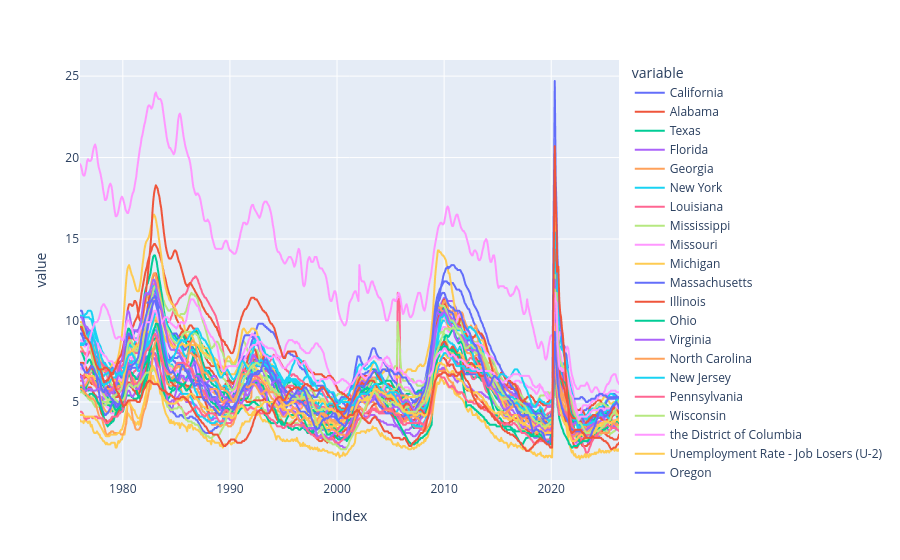

Here is the notebook cell this chart was saved with:
### Code cell
fig = px.line(uemp_states)
fig

### Figure 1 — Plotly figure (JSON) as saved in the notebook; plotly's stock layout.template omitted (floating-point values rounded to 4 significant figures; data arrays with more than 128 entries replaced by an {"elided": "..."} marker saying what was removed)
{"data": [{"hovertemplate": "variable=California<br>index=%{x}<br>value=%{y}<extra></extra>", "legendgroup": "California", "line": {"color": "#636efa", "dash": "solid"}, "marker": {"symbol": "circle"}, "mode": "lines", "name": "California", "showlegend": true, "type": "scattergl", "x": {"elided": "602 str values"}, "xaxis": "x", "y": {"elided": "602 float values"}, "yaxis": "y"}, {"hovertemplate": "variable=Alabama<br>index=%{x}<br>value=%{y}<extra></extra>", "legendgroup": "Alabama", "line": {"color": "#EF553B", "dash": "solid"}, "marker": {"symbol": "circle"}, "mode": "lines", "name": "Alabama", "showlegend": true, "type": "scattergl", "x": {"elided": "602 str values"}, "xaxis": "x", "y": {"elided": "602 float values"}, "yaxis": "y"}, {"hovertemplate": "variable=Texas<br>index=%{x}<br>value=%{y}<extra></extra>", "legendgroup": "Texas", "line": {"color": "#00cc96", "dash": "solid"}, "marker": {"symbol": "circle"}, "mode": "lines", "name": "Texas", "showlegend": true, "type": "scattergl", "x": {"elided": "602 str values"}, "xaxis": "x", "y": {"elided": "602 float values"}, "yaxis": "y"}, {"hovertemplate": "variable=Florida<br>index=%{x}<br>value=%{y}<extra></extra>", "legendgroup": "Florida", "line": {"color": "#ab63fa", "dash": "solid"}, "marker": {"symbol": "circle"}, "mode": "lines", "name": "Florida", "showlegend": true, "type": "scattergl", "x": {"elided": "602 str values"}, "xaxis": "x", "y": {"elided": "602 float values"}, "yaxis": "y"}, {"hovertemplate": "variable=Georgia<br>index=%{x}<br>value=%{y}<extra></extra>", "legendgroup": "Georgia", "line": {"color": "#FFA15A", "dash": "solid"}, "marker": {"symbol": "circle"}, "mode": "lines", "name": "Georgia", "showlegend": true, "type": "scattergl", "x": {"elided": "602 str values"}, "xaxis": "x", "y": {"elided": "602 float values"}, "yaxis": "y"}, {"hovertemplate": "variable=New York<br>index=%{x}<br>value=%{y}<extra></extra>", "legendgroup": "New York", "line": {"color": "#19d3f3", "dash": "solid"}, "marker": {"symbol": "circle"}, "mode": "lines", "name": "New York", "showlegend": true, "type": "scattergl", "x": {"elided": "602 str values"}, "xaxis": "x", "y": {"elided": "602 float values"}, "yaxis": "y"}, {"hovertemplate": "variable=Louisiana<br>index=%{x}<br>value=%{y}<extra></extra>", "legendgroup": "Louisiana", "line": {"color": "#FF6692", "dash": "solid"}, "marker": {"symbol": "circle"}, "mode": "lines", "name": "Louisiana", "showlegend": true, "type": "scattergl", "x": {"elided": "602 str values"}, "xaxis": "x", "y": {"elided": "602 float values"}, "yaxis": "y"}, {"hovertemplate": "variable=Mississippi<br>index=%{x}<br>value=%{y}<extra></extra>", "legendgroup": "Mississippi", "line": {"color": "#B6E880", "dash": "solid"}, "marker": {"symbol": "circle"}, "mode": "lines", "name": "Mississippi", "showlegend": true, "type": "scattergl", "x": {"elided": "602 str values"}, "xaxis": "x", "y": {"elided": "602 float values"}, "yaxis": "y"}, {"hovertemplate": "variable=Missouri<br>index=%{x}<br>value=%{y}<extra></extra>", "legendgroup": "Missouri", "line": {"color": "#FF97FF", "dash": "solid"}, "marker": {"symbol": "circle"}, "mode": "lines", "name": "Missouri", "showlegend": true, "type": "scattergl", "x": {"elided": "602 str values"}, "xaxis": "x", "y": {"elided": "602 float values"}, "yaxis": "y"}, {"hovertemplate": "variable=Michigan<br>index=%{x}<br>value=%{y}<extra></extra>", "legendgroup": "Michigan", "line": {"color": "#FECB52", "dash": "solid"}, "marker": {"symbol": "circle"}, "mode": "lines", "name": "Michigan", "showlegend": true, "type": "scattergl", "x": {"elided": "602 str values"}, "xaxis": "x", "y": {"elided": "602 float values"}, "yaxis": "y"}, {"hovertemplate": "variable=Massachusetts<br>index=%{x}<br>value=%{y}<extra></extra>", "legendgroup": "Massachusetts", "line": {"color": "#636efa", "dash": "solid"}, "marker": {"symbol": "circle"}, "mode": "lines", "name": "Massachusetts", "showlegend": true, "type": "scattergl", "x": {"elided": "602 str values"}, "xaxis": "x", "y": {"elided": "602 float values"}, "yaxis": "y"}, {"hovertemplate": "variable=Illinois<br>index=%{x}<br>value=%{y}<extra></extra>", "legendgroup": "Illinois", "line": {"color": "#EF553B", "dash": "solid"}, "marker": {"symbol": "circle"}, "mode": "lines", "name": "Illinois", "showlegend": true, "type": "scattergl", "x": {"elided": "602 str values"}, "xaxis": "x", "y": {"elided": "602 float values"}, "yaxis": "y"}, {"hovertemplate": "variable=Ohio<br>index=%{x}<br>value=%{y}<extra></extra>", "legendgroup": "Ohio", "line": {"color": "#00cc96", "dash": "solid"}, "marker": {"symbol": "circle"}, "mode": "lines", "name": "Ohio", "showlegend": true, "type": "scattergl", "x": {"elided": "602 str values"}, "xaxis": "x", "y": {"elided": "602 float values"}, "yaxis": "y"}, {"hovertemplate": "variable=Virginia<br>index=%{x}<br>value=%{y}<extra></extra>", "legendgroup": "Virginia", "line": {"color": "#ab63fa", "dash": "solid"}, "marker": {"symbol": "circle"}, "mode": "lines", "name": "Virginia", "showlegend": true, "type": "scattergl", "x": {"elided": "602 str values"}, "xaxis": "x", "y": {"elided": "602 float values"}, "yaxis": "y"}, {"hovertemplate": "variable=North Carolina<br>index=%{x}<br>value=%{y}<extra></extra>", "legendgroup": "North Carolina", "line": {"color": "#FFA15A", "dash": "solid"}, "marker": {"symbol": "circle"}, "mode": "lines", "name": "North Carolina", "showlegend": true, "type": "scattergl", "x": {"elided": "602 str values"}, "xaxis": "x", "y": {"elided": "602 float values"}, "yaxis": "y"}, {"hovertemplate": "variable=New Jersey<br>index=%{x}<br>value=%{y}<extra></extra>", "legendgroup": "New Jersey", "line": {"color": "#19d3f3", "dash": "solid"}, "marker": {"symbol": "circle"}, "mode": "lines", "name": "New Jersey", "showlegend": true, "type": "scattergl", "x": {"elided": "602 str values"}, "xaxis": "x", "y": {"elided": "602 float values"}, "yaxis": "y"}, {"hovertemplate": "variable=Pennsylvania<br>index=%{x}<br>value=%{y}<extra></extra>", "legendgroup": "Pennsylvania", "line": {"color": "#FF6692", "dash": "solid"}, "marker": {"symbol": "circle"}, "mode": "lines", "name": "Pennsylvania", "showlegend": true, "type": "scattergl", "x": {"elided": "602 str values"}, "xaxis": "x", "y": {"elided": "602 float values"}, "yaxis": "y"}, {"hovertemplate": "variable=Wisconsin<br>index=%{x}<br>value=%{y}<extra></extra>", "legendgroup": "Wisconsin", "line": {"color": "#B6E880", "dash": "solid"}, "marker": {"symbol": "circle"}, "mode": "lines", "name": "Wisconsin", "showlegend": true, "type": "scattergl", "x": {"elided": "602 str values"}, "xaxis": "x", "y": {"elided": "602 float values"}, "yaxis": "y"}, {"hovertemplate": "variable=the District of Columbia<br>index=%{x}<br>value=%{y}<extra></extra>", "legendgroup": "the District of Columbia", "line": {"color": "#FF97FF", "dash": "solid"}, "marker": {"symbol": "circle"}, "mode": "lines", "name": "the District of Columbia", "showlegend": true, "type": "scattergl", "x": {"elided": "602 str values"}, "xaxis": "x", "y": {"elided": "602 float values"}, "yaxis": "y"}, {"hovertemplate": "variable=Unemployment Rate - Job Losers (U-2)<br>index=%{x}<br>value=%{y}<extra></extra>", "legendgroup": "Unemployment Rate - Job Losers (U-2)", "line": {"color": "#FECB52", "dash": "solid"}, "marker": {"symbol": "circle"}, "mode": "lines", "name": "Unemployment Rate - Job Losers (U-2)", "showlegend": true, "type": "scattergl", "x": {"elided": "602 str values"}, "xaxis": "x", "y": {"elided": "602 float values"}, "yaxis": "y"}, {"hovertemplate": "variable=Oregon<br>index=%{x}<br>value=%{y}<extra></extra>", "legendgroup": "Oregon", "line": {"color": "#636efa", "dash": "solid"}, "marker": {"symbol": "circle"}, "mode": "lines", "name": "Oregon", "showlegend": true, "type": "scattergl", "x": {"elided": "602 str values"}, "xaxis": "x", "y": {"elided": "602 float values"}, "yaxis": "y"}, {"hovertemplate": "variable=Minnesota<br>index=%{x}<br>value=%{y}<extra></extra>", "legendgroup": "Minnesota", "line": {"color": "#EF553B", "dash": "solid"}, "marker": {"symbol": "circle"}, "mode": "lines", "name": "Minnesota", "showlegend": true, "type": "scattergl", "x": {"elided": "602 str values"}, "xaxis": "x", "y": {"elided": "602 float values"}, "yaxis": "y"}, {"hovertemplate": "variable=Colorado<br>index=%{x}<br>value=%{y}<extra></extra>", "legendgroup": "Colorado", "line": {"color": "#00cc96", "dash": "solid"}, "marker": {"symbol": "circle"}, "mode": "lines", "name": "Colorado", "showlegend": true, "type": "scattergl", "x": {"elided": "602 str values"}, "xaxis": "x", "y": {"elided": "602 float values"}, "yaxis": "y"}, {"hovertemplate": "variable=Arizona<br>index=%{x}<br>value=%{y}<extra></extra>", "legendgroup": "Arizona", "line": {"color": "#ab63fa", "dash": "solid"}, "marker": {"symbol": "circle"}, "mode": "lines", "name": "Arizona", "showlegend": true, "type": "scattergl", "x": {"elided": "602 str values"}, "xaxis": "x", "y": {"elided": "602 float values"}, "yaxis": "y"}, {"hovertemplate": "variable=Tennessee<br>index=%{x}<br>value=%{y}<extra></extra>", "legendgroup": "Tennessee", "line": {"color": "#FFA15A", "dash": "solid"}, "marker": {"symbol": "circle"}, "mode": "lines", "name": "Tennessee", "showlegend": true, "type": "scattergl", "x": {"elided": "602 str values"}, "xaxis": "x", "y": {"elided": "602 float values"}, "yaxis": "y"}, {"hovertemplate": "variable=Washington<br>index=%{x}<br>value=%{y}<extra></extra>", "legendgroup": "Washington", "line": {"color": "#19d3f3", "dash": "solid"}, "marker": {"symbol": "circle"}, "mode": "lines", "name": "Washington", "showlegend": true, "type": "scattergl", "x": {"elided": "602 str values"}, "xaxis": "x", "y": {"elided": "602 float values"}, "yaxis": "y"}, {"hovertemplate": "variable=Maryland<br>index=%{x}<br>value=%{y}<extra></extra>", "legendgroup": "Maryland", "line": {"color": "#FF6692", "dash": "solid"}, "marker": {"symbol": "circle"}, "mode": "lines", "name": "Maryland", "showlegend": true, "type": "scattergl", "x": {"elided": "602 str values"}, "xaxis": "x", "y": {"elided": "602 float values"}, "yaxis": "y"}, {"hovertemplate": "variable=Kentucky<br>index=%{x}<br>value=%{y}<extra></extra>", "legendgroup": "Kentucky", "line": {"color": "#B6E880", "dash": "solid"}, "marker": {"symbol": "circle"}, "mode": "lines", "name": "Kentucky", "showlegend": true, "type": "scattergl", "x": {"elided": "602 str values"}, "xaxis": "x", "y": {"elided": "602 float values"}, "yaxis": "y"}, {"hovertemplate": "variable=Puerto Rico<br>index=%{x}<br>value=%{y}<extra></extra>", "legendgroup": "Puerto Rico", "line": {"color": "#FF97FF", "dash": "solid"}, "marker": {"symbol": "circle"}, "mode": "lines", "name": "Puerto Rico", "showlegend": true, "type": "scattergl", "x": {"elided": "602 str values"}, "xaxis": "x", "y": {"elided": "602 float values"}, "yaxis": "y"}, {"hovertemplate": "variable=Arkansas<br>index=%{x}<br>value=%{y}<extra></extra>", "legendgroup": "Arkansas", "line": {"color": "#FECB52", "dash": "solid"}, "marker": {"symbol": "circle"}, "mode": "lines", "name": "Arkansas", "showlegend": true, "type": "scattergl", "x": {"elided": "602 str values"}, "xaxis": "x", "y": {"elided": "602 float values"}, "yaxis": "y"}, {"hovertemplate": "variable=Nevada<br>index=%{x}<br>value=%{y}<extra></extra>", "legendgroup": "Nevada", "line": {"color": "#636efa", "dash": "solid"}, "marker": {"symbol": "circle"}, "mode": "lines", "name": "Nevada", "showlegend": true, "type": "scattergl", "x": {"elided": "602 str values"}, "xaxis": "x", "y": {"elided": "602 float values"}, "yaxis": "y"}, {"hovertemplate": "variable=West Virginia<br>index=%{x}<br>value=%{y}<extra></extra>", "legendgroup": "West Virginia", "line": {"color": "#EF553B", "dash": "solid"}, "marker": {"symbol": "circle"}, "mode": "lines", "name": "West Virginia", "showlegend": true, "type": "scattergl", "x": {"elided": "602 str values"}, "xaxis": "x", "y": {"elided": "602 float values"}, "yaxis": "y"}, {"hovertemplate": "variable=Utah<br>index=%{x}<br>value=%{y}<extra></extra>", "legendgroup": "Utah", "line": {"color": "#00cc96", "dash": "solid"}, "marker": {"symbol": "circle"}, "mode": "lines", "name": "Utah", "showlegend": true, "type": "scattergl", "x": {"elided": "602 str values"}, "xaxis": "x", "y": {"elided": "602 float values"}, "yaxis": "y"}, {"hovertemplate": "variable=Indiana<br>index=%{x}<br>value=%{y}<extra></extra>", "legendgroup": "Indiana", "line": {"color": "#ab63fa", "dash": "solid"}, "marker": {"symbol": "circle"}, "mode": "lines", "name": "Indiana", "showlegend": true, "type": "scattergl", "x": {"elided": "602 str values"}, "xaxis": "x", "y": {"elided": "602 float values"}, "yaxis": "y"}, {"hovertemplate": "variable=Oklahoma<br>index=%{x}<br>value=%{y}<extra></extra>", "legendgroup": "Oklahoma", "line": {"color": "#FFA15A", "dash": "solid"}, "marker": {"symbol": "circle"}, "mode": "lines", "name": "Oklahoma", "showlegend": true, "type": "scattergl", "x": {"elided": "602 str values"}, "xaxis": "x", "y": {"elided": "602 float values"}, "yaxis": "y"}, {"hovertemplate": "variable=New Mexico<br>index=%{x}<br>value=%{y}<extra></extra>", "legendgroup": "New Mexico", "line": {"color": "#19d3f3", "dash": "solid"}, "marker": {"symbol": "circle"}, "mode": "lines", "name": "New Mexico", "showlegend": true, "type": "scattergl", "x": {"elided": "602 str values"}, "xaxis": "x", "y": {"elided": "602 float values"}, "yaxis": "y"}, {"hovertemplate": "variable=Iowa<br>index=%{x}<br>value=%{y}<extra></extra>", "legendgroup": "Iowa", "line": {"color": "#FF6692", "dash": "solid"}, "marker": {"symbol": "circle"}, "mode": "lines", "name": "Iowa", "showlegend": true, "type": "scattergl", "x": {"elided": "602 str values"}, "xaxis": "x", "y": {"elided": "602 float values"}, "yaxis": "y"}, {"hovertemplate": "variable=Connecticut<br>index=%{x}<br>value=%{y}<extra></extra>", "legendgroup": "Connecticut", "line": {"color": "#B6E880", "dash": "solid"}, "marker": {"symbol": "circle"}, "mode": "lines", "name": "Connecticut", "showlegend": true, "type": "scattergl", "x": {"elided": "602 str values"}, "xaxis": "x", "y": {"elided": "602 float values"}, "yaxis": "y"}, {"hovertemplate": "variable=Alaska<br>index=%{x}<br>value=%{y}<extra></extra>", "legendgroup": "Alaska", "line": {"color": "#FF97FF", "dash": "solid"}, "marker": {"symbol": "circle"}, "mode": "lines", "name": "Alaska", "showlegend": true, "type": "scattergl", "x": {"elided": "602 str values"}, "xaxis": "x", "y": {"elided": "602 float values"}, "yaxis": "y"}, {"hovertemplate": "variable=Kansas<br>index=%{x}<br>value=%{y}<extra></extra>", "legendgroup": "Kansas", "line": {"color": "#FECB52", "dash": "solid"}, "marker": {"symbol": "circle"}, "mode": "lines", "name": "Kansas", "showlegend": true, "type": "scattergl", "x": {"elided": "602 str values"}, "xaxis": "x", "y": {"elided": "602 float values"}, "yaxis": "y"}, {"hovertemplate": "variable=South Carolina<br>index=%{x}<br>value=%{y}<extra></extra>", "legendgroup": "South Carolina", "line": {"color": "#636efa", "dash": "solid"}, "marker": {"symbol": "circle"}, "mode": "lines", "name": "South Carolina", "showlegend": true, "type": "scattergl", "x": {"elided": "602 str values"}, "xaxis": "x", "y": {"elided": "602 float values"}, "yaxis": "y"}, {"hovertemplate": "variable=Hawaii<br>index=%{x}<br>value=%{y}<extra></extra>", "legendgroup": "Hawaii", "line": {"color": "#EF553B", "dash": "solid"}, "marker": {"symbol": "circle"}, "mode": "lines", "name": "Hawaii", "showlegend": true, "type": "scattergl", "x": {"elided": "602 str values"}, "xaxis": "x", "y": {"elided": "602 float values"}, "yaxis": "y"}], "layout": {"legend": {"title": {"text": "variable"}, "tracegroupgap": 0}, "margin": {"t": 60}, "xaxis": {"anchor": "y", "domain": [0, 1], "title": {"text": "index"}}, "yaxis": {"anchor": "x", "domain": [0, 1], "title": {"text": "value"}}}}
